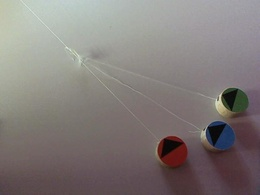
%> input picture Code/data1.jpg, 260 x 195 px, shrunk from 640 x 480 before the run
$ octave --eval "result = wraper2(imread('Code/data1.jpg'));"   (GNU Octave 9; MATLAB toolbox functions it lacks are replaced by stand-ins)
%> lines starting %> are read from the running program, lines starting %| are printed output that depends on the picture; in (x1, y1, x2, y2) boxes, pixels count from 0 and x2, y2 are one past the last pixel; in counts of white or black regions, pixels touching at a corner belong together; the program's own positions count from 1
### normColor.m
function newimage=normColor(img)
newimage=double(img);
[m,n,l]=size(img);
       for i=1:m
           for j=1:n
               illuIntensity=newimage(i,j,1)+newimage(i,j,2)+newimage(i,j,3);
               newimage(i,j,1)=newimage(i,j,1)/illuIntensity*500;
               newimage(i,j,2)=newimage(i,j,2)/illuIntensity*500;
               newimage(i,j,3)=newimage(i,j,3)/illuIntensity*500;
            end
       end
subplot(1,2,1);
imshow(img);
title('Original image')
subplot(1,2,2);
imshow(uint8(newimage));
title('Normalized RGB image')

end

### meanBG.m
function [red,green,blue]=meanBG(img)
[m,n,l]=size(img);
img=double(img);
red=0;
green=0;
blue=0;
        for i=1:m
            for j=1:n
                red=red+img(i,j,1);
                green=green+img(i,j,2);
                blue=blue+img(i,j,3);
            end
        end
red=red/(m*n);
green=green/(m*n);
blue=blue/(m*n);
end

### diffFromBG.m
function [newimage,bgimage]=diffFromBG(img)

newimage=zeros(size(img));
bgimage=zeros(size(img));
[r,g,b]=meanBG(img);
[m,n,l]=size(newimage);
        for i=1:m
            for j=1:n
                if(euclidianDist3D(r,g,b,img(i,j,1),img(i,j,2),img(i,j,3))<35)
                %if((r-newimage(i,j,1)^2)<750&&(g-newimage(i,j,2)^2)<600&&(b-newimage(i,j,3)^2)<675)
                    newimage(i,j,1)=255;
                    newimage(i,j,2)=255;
                    newimage(i,j,3)=255;
                    bgimage(i,j,1)=round(r);
                    bgimage(i,j,2)=round(g);
                    bgimage(i,j,3)=round(b);
                end
                if(euclidianDist3D(r,g,b,img(i,j,1),img(i,j,2),img(i,j,3))>=35)
                %if((r-newimage(i,j,1)^2)<750&&(g-newimage(i,j,2)^2)<600&&(b-newimage(i,j,3)^2)<675)
                    newimage(i,j,1)=img(i,j,1);
                    newimage(i,j,2)=img(i,j,2);
                    newimage(i,j,3)=img(i,j,3);
                    bgimage(i,j,1)=img(i,j,1);
                    bgimage(i,j,2)=img(i,j,2);
                    bgimage(i,j,3)=img(i,j,3);
                end
            end
        end
% [6 lines of commented-out code are left out]
end

### labelRegion1.m

function [rx,ry,rr,gx,gy,gr,bx,by,br]=labelRegion1(img)
grayImage=rgb2gray(img);
thresholdImage=im2bw(grayImage,0.9);
L=bwlabel(~thresholdImage,8);
N=max(L(:));
j=1;
rx=0;
ry=0;
rr=0;
gx=0;
gy=0;
gr=0;
bx=0;
by=0;
br=0;
for i= 1:N
    [x,y]=find(L==i);
    if(size(x,1)>200)
        c1(j)=sum(x)/size(x,1);
        c2(j)=sum(y)/size(y,1);
        if(sum(img(x,y,1))/size(x,1)>200)
        rx=c1(j);
        ry=c2(j);
        plot(c2(j),c1(j),'r*');
        rr=sqrt(size(x,1))/3;
        end
        if(sum(img(x,y,2))/size(x,1)>200)
        plot(c2(j),c1(j),'g*');
        gx=c1(j);
        gy=c2(j);
        gr=sqrt(size(x,1))/3;
        end
        if(sum(img(x,y,3))/size(x,1)>180)
        plot(c2(j),c1(j),'b*');
        bx=c1(j);
        by=c2(j);
        br=sqrt(size(x,1))/3;
        end
        j=j+1;
    end
end
end

### segFromRadius.m
%calculating direction
function [newimage,rdx,rdy,gdx,gdy,bdx,bdy]=segFromRadius(img,rx,ry,rr,gx,gy,gr,bx,by,br)

rdx=0;
rdy=0;
bdx=0;
bdy=0;
gdx=0;
gdy=0;
rsum=0;
bsum=0;
gsum=0;
newimage=zeros(size(img));
[m,n,l]=size(newimage);
        for i=1:m
            for j=1:n
                if(euclidianDist2D(rx,ry,i,j)<rr)
                    newimage(i,j,1)=img(i,j,1);
                    newimage(i,j,2)=img(i,j,2);
                    newimage(i,j,3)=img(i,j,3);
                    if(img(i,j,1)<200)
                        rdx=rdx+i;
                        rdy=rdy+j;
                        rsum=rsum+1;
                    end
                elseif(euclidianDist2D(bx,by,i,j)<br)
                    newimage(i,j,1)=img(i,j,1);
                    newimage(i,j,2)=img(i,j,2);
                    newimage(i,j,3)=img(i,j,3);
                    if(img(i,j,3)<200)
                        bdx=bdx+i;
                        bdy=bdy+j;
                        bsum=bsum+1;
                    end
                elseif(euclidianDist2D(gx,gy,i,j)<gr*1.8)
                    newimage(i,j,1)=img(i,j,1);
                    newimage(i,j,2)=img(i,j,2);
                    newimage(i,j,3)=img(i,j,3);
                     if(img(i,j,2)<150)
                        gdx=gdx+i;
                        gdy=gdy+j;
                        gsum=gsum+1;
                    end
                else
                    newimage(i,j,1)=255;
                    newimage(i,j,2)=255;
                    newimage(i,j,3)=255;
                end
            end
        end
        rdx=rdx/rsum;
        rdy=rdy/rsum;
        gdx=gdx/gsum;
        gdy=gdy/gsum;
        bdx=bdx/bsum;
        bdy=bdy/bsum;
end

### wraper2.m
function [rx,ry,rr,gx,gy,gr,bx,by,br]=wraper2(img)
H = fspecial('disk',10);
img1 = imfilter(img,H,'replicate');
%img1=img;
img2 = normColor(img1);
[img3,img4] = diffFromBG(img2);
subplot(2,3,1);
imshow(img);
title('1.Original image')

subplot(2,3,2);
imshow(uint8(img1));
title('2.Blurred image')

subplot(2,3,3);
imshow(uint8(img2));
title('3.Normalized RGB image')

subplot(2,3,4);
imshow(uint8(img4));
title('4.BG covered by EST BG color')
hold on;
[rx,ry,rr,gx,gy,gr,bx,by,br]=labelRegion1(uint8(img3));
[img5,rdx,rdy,gdx,gdy,bdx,bdy]=segFromRadius(img,rx,ry,rr,gx,gy,gr,bx,by,br);

subplot(2,3,5);
imshow(uint8(img5));
title('5.ROI');

subplot(2,3,6);
imshow(img);
title('6.Direction(zoom to see)')
hold on;
plot(rdy,rdx,'r+');
line([(rdy-ry)*10+ry,ry],[(rdx-rx)*10+rx,rx]);
plot(bdy,bdx,'b+');
line([(bdy-by)*10+by,by],[(bdx-bx)*10+bx,bx]);
plot(gdy,gdx,'g+');
line([(gdy-gy)*10+gy,gy],[(gdx-gx)*10+gx,gx]);

% for wraper -> image that trajectory is plotted on
subplot(2,3,4);
end
%> in normColor, `imshow(uint8(newimage));`:
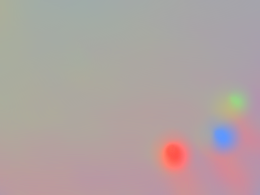
%> displayed picture: size 195x260x3, on the screen's scale of 0 to 255; mean R, G, B 176.3, 162.2, 161.1
%> after the loop in meanBG, `for i=1:m`: blue = 8166282.4; green = 8223837.7; red = 8959879.9
%> in meanBG, `red=red/(m*n);`: red = 176.7
%> in meanBG, `green=green/(m*n);`: green = 162.2
%> in meanBG, `blue=blue/(m*n);`: blue = 161.1
%> in diffFromBG, `[r,g,b]=meanBG(img);`: r = 176.7; g = 162.2; b = 161.1
%> after the loop in diffFromBG, `for i=1:m`:
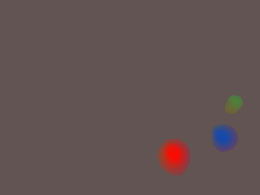
%> bgimage: size 195x260x3 double; mean R, G, B 178.1, 161.3, 160.6; drawn with min black and max white
%> after the loop in diffFromBG, `for i=1:m`:
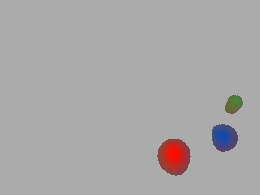
%> newimage: size 195x260x3 double; mean R, G, B 253.4, 251, 251.3; drawn with min black and max white
%> in labelRegion1, `thresholdImage=im2bw(grayImage,0.9);`:
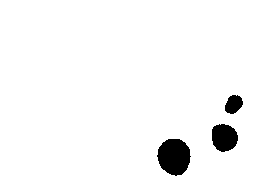
%> thresholdImage: size 195x260 logical; 96.5% white; 3 black regions, box (x1, y1, x2, y2) and area: (157, 139, 191, 176) 953, (212, 124, 238, 152) 576, (225, 95, 243, 114) 251
%> in labelRegion1, `L=bwlabel(~thresholdImage,8);`:
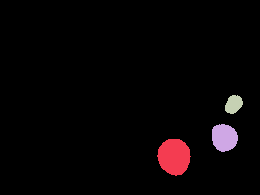
%> L: size 195x260 double; 4 distinct labels, from 0 to 3; one colour per label, 0 black
%> in labelRegion1, `N=max(L(:));`: N = 3
%> the loop in labelRegion1, `for i= 1:N` made 3 passes
%> (rx, ry, rr) on pass 1: (157.3, 174.7, 10.29)
%> (bx, by, br) on pass 2: (138.2, 224.9, 8)
%> after the loop in labelRegion1, `for i= 1:N`: c1 = [157.3 138.2 104.9]; c2 = [174.7 224.9 234.3]; gr = 0
%> in wraper2, `[rx,ry,rr,gx,gy,gr,bx,by,br]=labelRegion1(uint8(img3));`: rx = 157.3; ry = 174.7; rr = 10.29; gx = 0; bx = 138.2; by = 224.9; br = 8
%> after the loop in segFromRadius, `for i=1:m`:
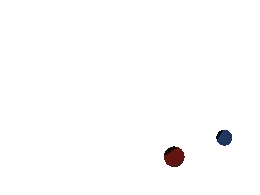
%> newimage: size 195x260x3 double; mean R, G, B 253, 252.6, 252.8
%> after the loop in segFromRadius, `for i=1:m`: bdx = 27653; bdy = 44958; bsum = 200; gdx = 0; rdx = 52693; rdy = 58527; rsum = 335
%> in segFromRadius, `rdx=rdx/rsum;`: rdx = 157.3
%> in segFromRadius, `rdy=rdy/rsum;`: rdy = 174.7
%> in segFromRadius, `gdx=gdx/gsum;`: gdx = NaN
%> in segFromRadius, `bdx=bdx/bsum;`: bdx = 138.3
%> in segFromRadius, `bdy=bdy/bsum;`: bdy = 224.8
%> in wraper2, `[img5,rdx,rdy,gdx,gdy,bdx,bdy]=segFromRadius(img,rx,ry,rr,gx,gy,gr,bx,..`: rdx = 157.3; rdy = 174.7; gdx = NaN; bdx = 138.3; bdy = 224.8
%> `result = wraper2(imread('Code/data1.jpg'));`:
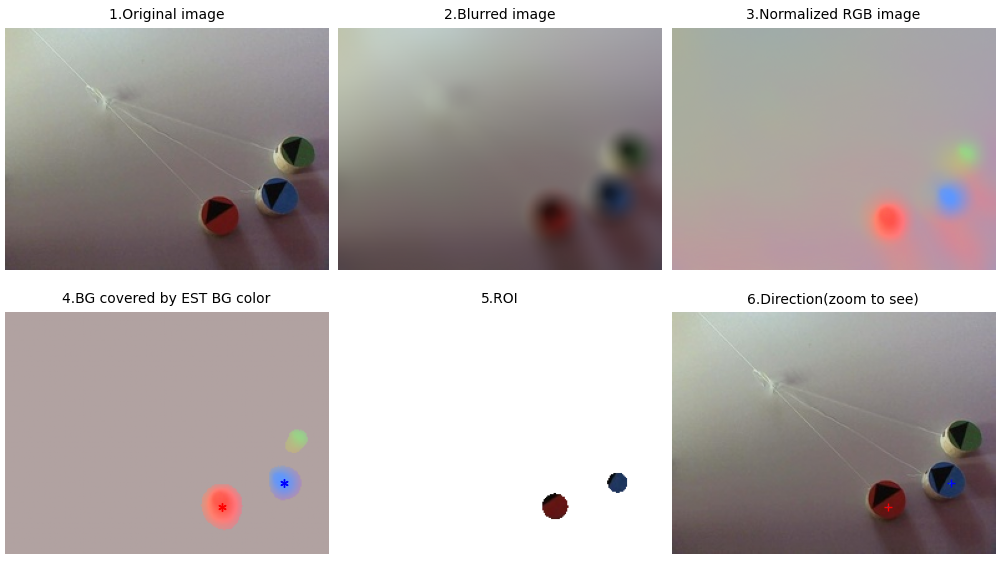
%> figure redrawn from the program's plot data, 6 panels
%> `result = wraper2(imread('Code/data1.jpg'));`: result = 157.3
